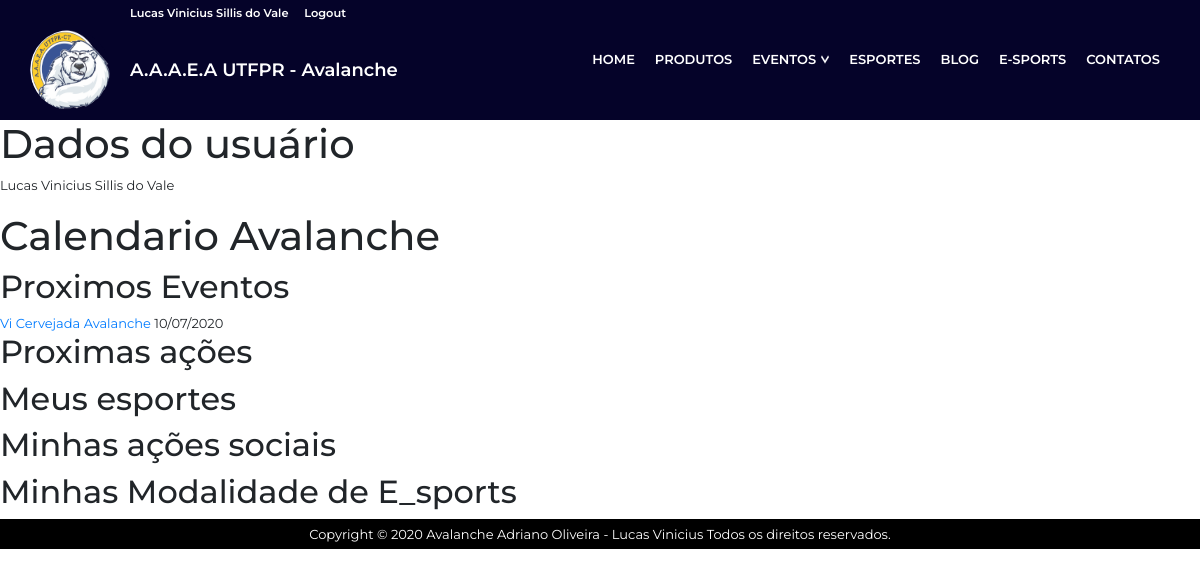
Before: /Minha-Conta/ (signed in) with the older database file.
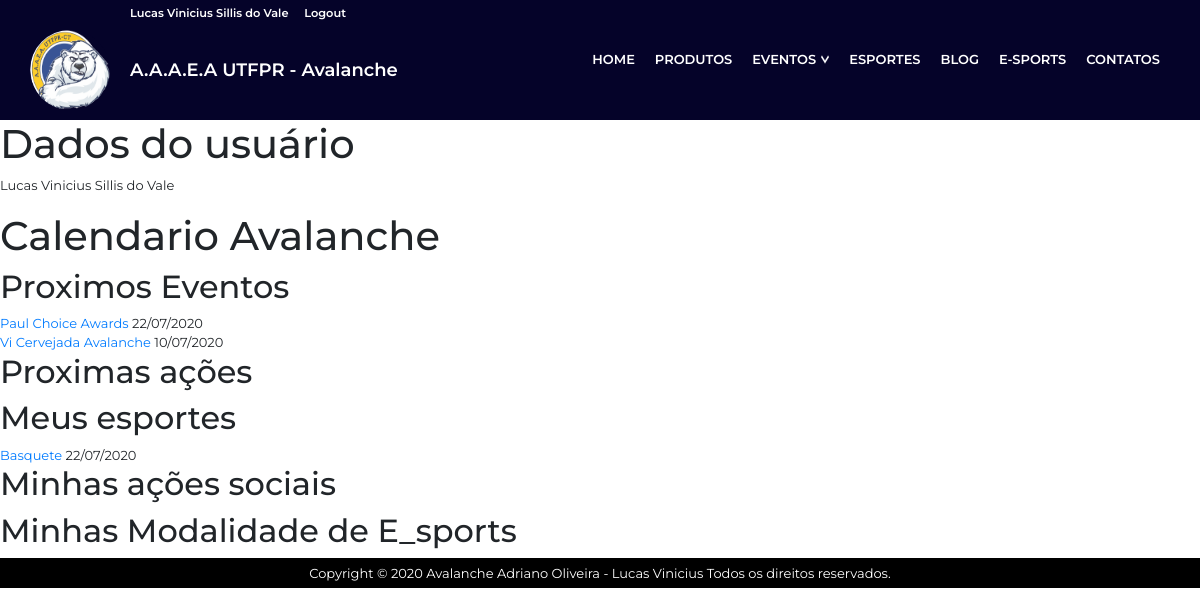
After: the same page with the newer database file.
### Avalancheutfpr/models.py (models this page shows, shortened)
class eventos(models.Model):
    status = (('Ativo', 'Ativo'), ('Encerrado', 'Encerrado'),)
    name = models.CharField(max_length=30,null=False,blank=False,verbose_name='Nome')
    previa = models.TextField(null=False,blank=False,verbose_name='Prévia')
    descricao = models.TextField(null=False,blank=False,verbose_name='Descrição')
    image = StdImageField(upload_to=get_file_path, null=False, blank=False)
    slug = AutoSlugField(populate_from = 'name')
    data = models.DateField(auto_now_add=False,blank=True,null=True)
    pub_date = models.DateField(auto_now_add=True,verbose_name='Data de Publicação')
    Status = models.CharField(max_length=30, null=True, blank=True, choices=status, default='Ativo')
    class Meta:
        verbose_name = 'Evento'
        verbose_name_plural = 'Eventos'
        ordering = ['-pub_date']

class inscricao_modalidades(models.Model):
    usuario = models.ForeignKey(settings.AUTH_USER_MODEL, verbose_name='Usuário', related_query_name='inscrito',
                                on_delete=models.CASCADE)
    name = models.CharField(max_length=255, null=False, blank=False,verbose_name='Nome')
    email = models.CharField(max_length=255, null=False, blank=False,verbose_name='Email')
    curso = models.CharField(max_length=255, null=False, blank=False,verbose_name='Curso')
    Ra = models.CharField(max_length=30, null=False, blank=False,verbose_name='Registro Acadêmico')
    telefone = models.CharField(max_length=30, null=False, blank=False,verbose_name='Contato')
    modalidade = models.ForeignKey(modalidades,verbose_name='Modalidade',on_delete=models.CASCADE)
    data = models.DateField(auto_now_add=True, verbose_name='Data da inscrição')
    objects = inscricaomodalidadesManager()
    class Meta:
        verbose_name = 'Modalidades - inscrições'
        verbose_name_plural = 'Modalidades - inscrições'
        ordering = ['modalidade']

class modalidades(models.Model):
    status = (('Ativo', 'Ativo'), ('Encerrado', 'Encerrado'),)
    name = models.CharField(max_length=30,null=False,blank=False,verbose_name='Nome')
    previa = models.TextField(null=False, blank=False, verbose_name='Prévia')
    descricao = models.TextField(null=False,blank=False,verbose_name='Descrição')
    image = StdImageField(upload_to=get_file_path, null=False, blank=False)
    slug = AutoSlugField(populate_from='name')
    pub_date = models.DateField(auto_now_add=True,verbose_name='Data de publicação')
    Status = models.CharField(max_length=30, null=True, blank=True, choices=status, default='Ativo')
    class Meta:
        verbose_name='Modalidade'
        verbose_name_plural = 'Modalidades'
        ordering = ['name']
    def __str__(self):
        return self.name

### Contas/views.py (the view)
# urls.py: path('Minha-Conta/',Minha_Conta,name = 'Minha_Conta'),
def Minha_Conta(request):
    if request.user.is_authenticated:
        Inscricao_modalidades = inscricao_modalidades.objects.filter(usuario = request.user).order_by('modalidade')
        Inscricao_campanhas_sociais = inscricao_campanhas_sociais.objects.filter(usuario = request.user).order_by('campanha')
        Inscricao_E_sports = inscricao_E_sports.objects.filter(usuario = request.user).order_by('game')
        Eventos = eventos.objects.all().order_by('-pub_date')
        Campanhas = campanhas.objects.all().order_by('-pub_date')
        context = {}
        context['Eventos'] = Eventos
        context['Campanhas'] = Campanhas
        context['Inscricao_esportes'] = Inscricao_modalidades
        context['Inscricao_campanhas'] = Inscricao_campanhas_sociais
        context['Inscricao_E_sports'] = Inscricao_E_sports
        return render(request,'Minha_Conta.html',context)
    return redirect('Login')

### Contas/models.py (called while the page is built)
    @property
    def get_socio(self):
        return self.Socio

### Contas/templates/Minha_Conta.html (shortened to what this page needs)
{% extends 'Base.html' %}
{% load static %}
{%load bootstrap4 %}
{%block body%}
<h1>Dados do usuário</h1>
<p>{{user.Nome_completo}}</p>
<h1>Calendario Avalanche</h1>
<h2>Proximos Eventos</h2>
{%for evento in Eventos %}
    <tr>
        <td>
          <a href="{% url 'Eventos_View' evento.slug%}">{{evento.name}}</a>
        </td>
        <td>
            {{evento.data|date:"d/m/Y"}}
        </td>
    </tr><br>
    {%endfor%}
<h2>Proximas ações</h2>
<h2>Meus esportes</h2>
{%for inscricao in Inscricao_esportes %}
    <tr>
        <td>
          <a href="{%url 'Modalidades_View' inscricao.modalidade.slug%}">{{inscricao.modalidade}}</a>
        </td>
        <td>
            {{inscricao.data|date:"d/m/Y"}}
        </td>
    </tr><br>
    {%endfor%}
<h2>Minhas ações sociais</h2>
<h2>Minhas Modalidade de E_sports</h2>
{%endblock%}

Changed rows visible on the page:
added eventos: name "Paul Choice Awards", data "22/07/2020"
added inscricao_modalidades: modalidade "Basquete", data "22/07/2020"
